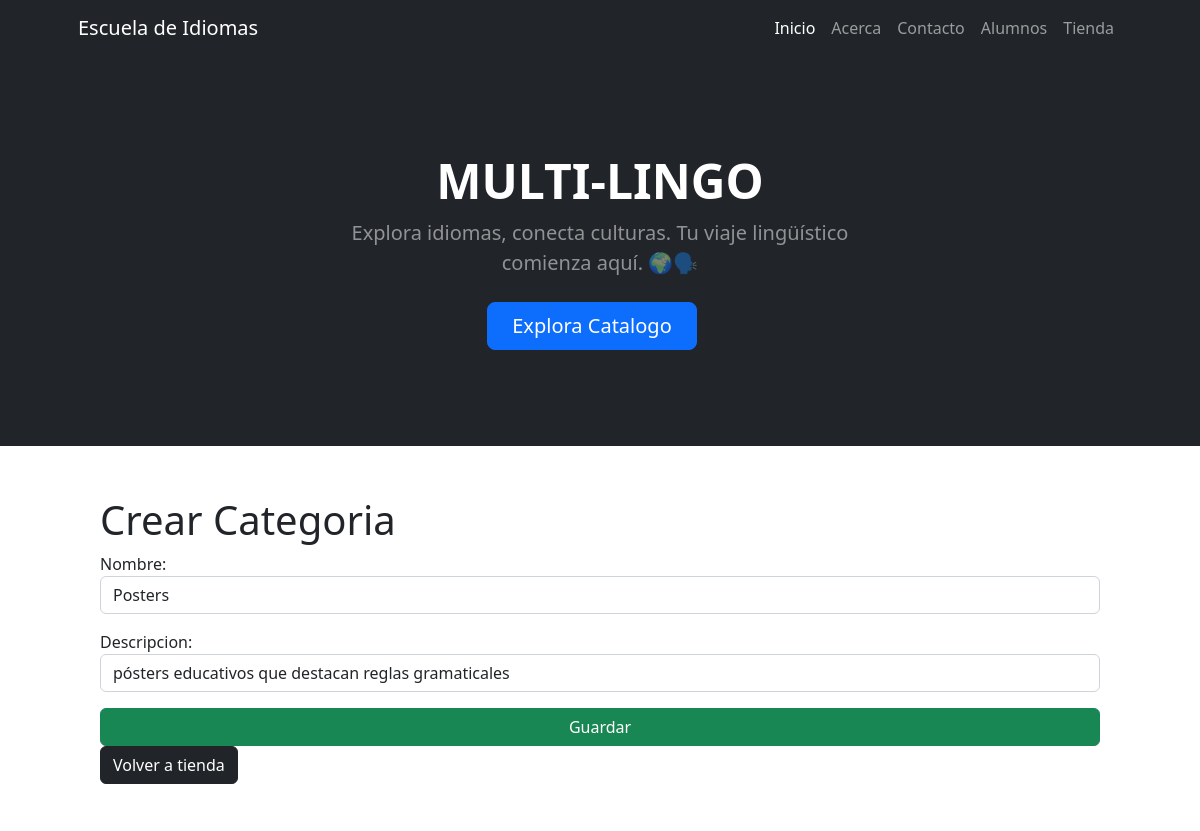
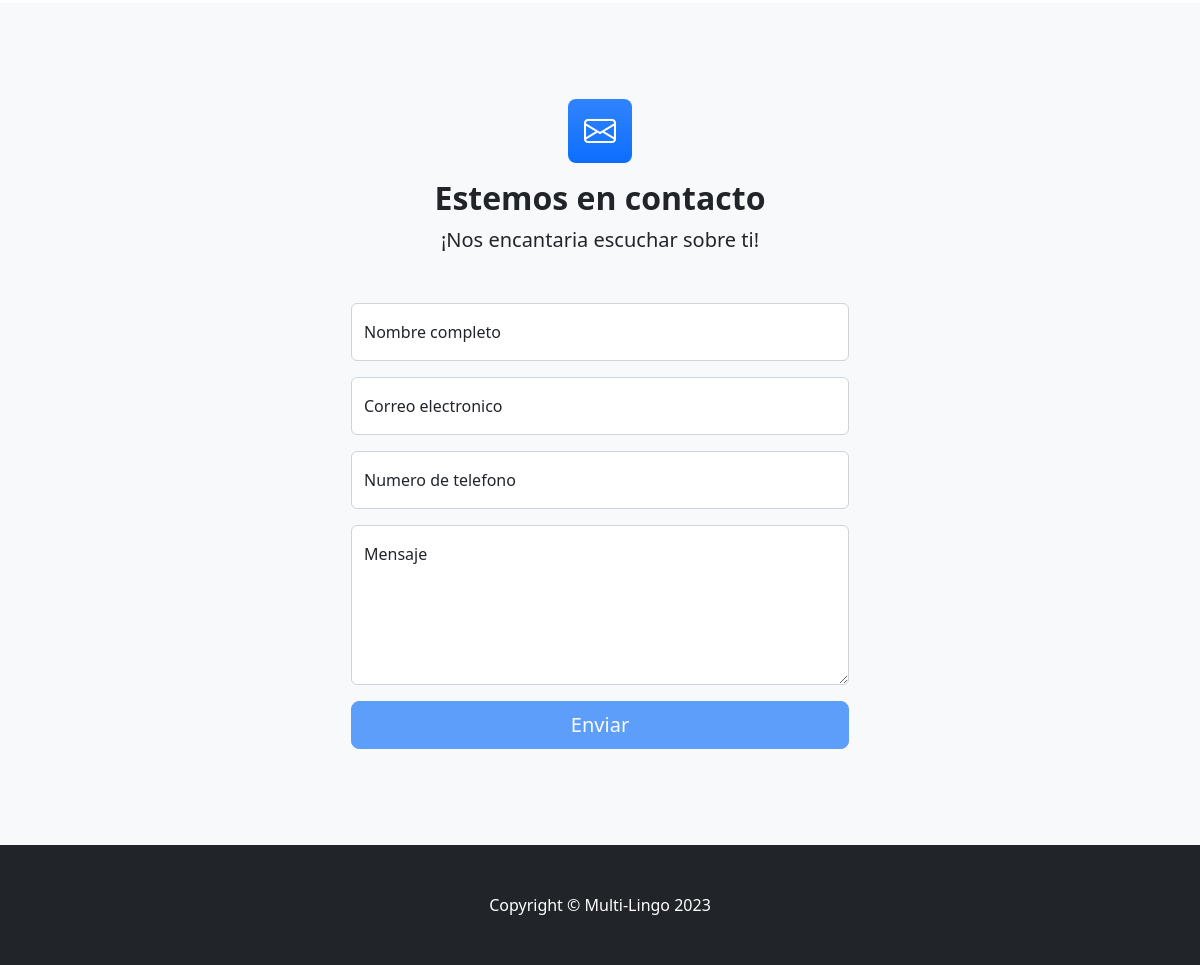
The app's page /producto/productocategoria/update/4 with its own data (2 pictures, top to bottom).
### producto/models.py (models this page shows, shortened)
class ProductoCategoria(models.Model):
    nombre = models.CharField(max_length=50)
    descripcion = models.CharField(max_length=250, null=True, blank=True, verbose_name="descripcion")
    class Meta:
        verbose_name = "categoria de productos"
        verbose_name_plural = "categorias de productos"

### producto/views.py (the view)
# urls.py: path("productocategoria/update/<int:pk>", views.ProductoCategoriaUpdate.as_view(), name="productocategoria_update"),
class ProductoCategoriaUpdate(UpdateView, LoginRequiredMixin):
    model = models.ProductoCategoria
    form_class = forms.ProductoCategoriaForm
    success_url = reverse_lazy("producto:productocategoria_list")

### producto/forms.py
class ProductoCategoriaForm(forms.ModelForm):
    class Meta:
        model = models.ProductoCategoria
        fields = "__all__"
        widgets = {
            "nombre": forms.TextInput(attrs={"class": "form-control"}),
            "descripcion": forms.TextInput(attrs={"class": "form-control"}),
        }

### producto/templates/producto/productocategoria_form.html (shortened to what this page needs)
{% extends 'producto/base.html' %}
{% block content_title %}
    Crear Categoria
{% endblock content_title %}
{% block producto %}
    <form action="" method="post">
        {{form.as_p}}
        <div class="d-grid gap-3">
            <button type="submit" class="btn btn-success">Guardar</button>
        </div>
    </form>
    <a href="{% url 'producto:index' %}" class="btn btn-dark ">Volver a tienda</a>
{% endblock producto %}

### records on screen
ProductoCategoria: nombre "Posters", descripcion "pósters educativos que destacan reglas gramaticales"
